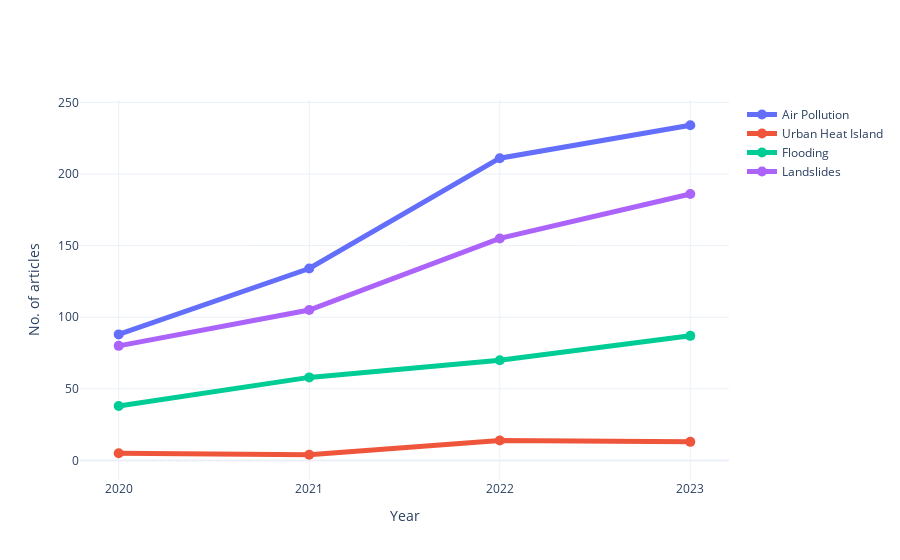

The notebook cell this image was saved under:
### Code cell
# Create traces
fig = go.Figure()
width = 5
size = 10
fig.add_trace(go.Scatter(x=AP_count.date, y=AP_count.ID,
                    mode='lines+markers',
                    name='Air Pollution',                    
                    line=dict(
                        width=width
                    ),
                    marker=dict(
                        size=size
                    )
                )
            )
fig.add_trace(go.Scatter(x=UHI_count.date, y=UHI_count.ID,
                    mode='lines+markers',
                    name='Urban Heat Island',
                    line=dict(
                        width=width
                    ),
                    marker=dict(
                        size=size
                    )
                )
            )
fig.add_trace(go.Scatter(x=F_count.date, y=F_count.ID,
                    mode='lines+markers',
                    name='Flooding',
                    line=dict(
                        width=width
                    ),
                    marker=dict(
                        size=size
                    )
                )
            )
fig.add_trace(go.Scatter(x=L_count.date, y=L_count.ID,
                    mode='lines+markers',
                    name='Landslides',
                    line=dict(
                        width=width
                    ),
                    marker=dict(
                        size=size
                    )
                )
            )

fig.update_layout(
    template='plotly_white',
    xaxis_title="Year",
    yaxis_title="No. of articles",
)
fig.update_xaxes(type='category')
fig.show(config=config)

### Figure 1 — Plotly figure (JSON) as saved in the notebook; plotly's stock layout.template omitted (floating-point values rounded to 4 significant figures)
{"data": [{"line": {"width": 5}, "marker": {"size": 10}, "mode": "lines+markers", "name": "Air Pollution", "type": "scatter", "x": [2020, 2021, 2022, 2023], "y": [88, 134, 211, 234]}, {"line": {"width": 5}, "marker": {"size": 10}, "mode": "lines+markers", "name": "Urban Heat Island", "type": "scatter", "x": [2020, 2021, 2022, 2023], "y": [5, 4, 14, 13]}, {"line": {"width": 5}, "marker": {"size": 10}, "mode": "lines+markers", "name": "Flooding", "type": "scatter", "x": [2020, 2021, 2022, 2023], "y": [38, 58, 70, 87]}, {"line": {"width": 5}, "marker": {"size": 10}, "mode": "lines+markers", "name": "Landslides", "type": "scatter", "x": [2020, 2021, 2022, 2023], "y": [80, 105, 155, 186]}], "layout": {"xaxis": {"title": {"text": "Year"}, "type": "category"}, "yaxis": {"title": {"text": "No. of articles"}}}}
